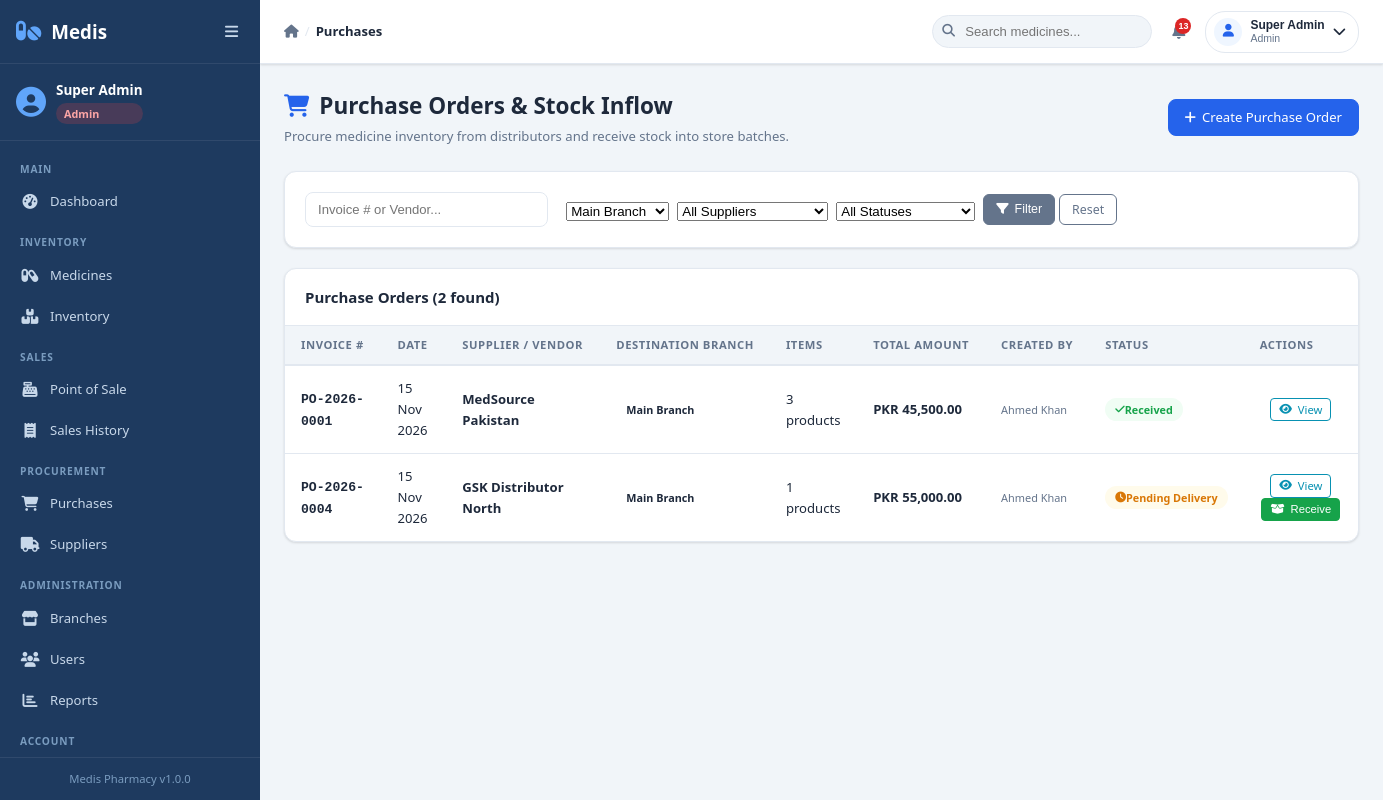
The page /modules/purchases/index.php?branch_id=1 (signed in) on the database its author committed.
### tables this page shows
CREATE TABLE purchases (
  id INT AUTO_INCREMENT PRIMARY KEY,
  supplier_id INT,
  branch_id INT NOT NULL,
  user_id INT,
  invoice_number VARCHAR(50) UNIQUE NOT NULL,
  total_amount DECIMAL(12,2) DEFAULT 0,
  status ENUM('pending','received','cancelled') DEFAULT 'pending',
  notes TEXT,
  created_at TIMESTAMP DEFAULT CURRENT_TIMESTAMP,
  updated_at TIMESTAMP DEFAULT CURRENT_TIMESTAMP ON UPDATE CURRENT_TIMESTAMP,
  FOREIGN KEY (supplier_id) REFERENCES suppliers(id) ON DELETE SET NULL,
  FOREIGN KEY (branch_id) REFERENCES branches(id) ON DELETE CASCADE,
  FOREIGN KEY (user_id) REFERENCES users(id) ON DELETE SET NULL
);

CREATE TABLE suppliers (
  id INT AUTO_INCREMENT PRIMARY KEY,
  name VARCHAR(150) NOT NULL,
  contact_person VARCHAR(100),
  phone VARCHAR(20),
  email VARCHAR(100),
  address TEXT,
  company VARCHAR(150),
  status ENUM('active','inactive') DEFAULT 'active',
  created_at TIMESTAMP DEFAULT CURRENT_TIMESTAMP,
  updated_at TIMESTAMP DEFAULT CURRENT_TIMESTAMP ON UPDATE CURRENT_TIMESTAMP
);

CREATE TABLE branches (
  id INT AUTO_INCREMENT PRIMARY KEY,
  name VARCHAR(100) NOT NULL,
  address TEXT,
  phone VARCHAR(20),
  manager_id INT NULL,
  status ENUM('active','inactive') DEFAULT 'active',
  created_at TIMESTAMP DEFAULT CURRENT_TIMESTAMP,
  updated_at TIMESTAMP DEFAULT CURRENT_TIMESTAMP ON UPDATE CURRENT_TIMESTAMP
);

CREATE TABLE users (
  id INT AUTO_INCREMENT PRIMARY KEY,
  name VARCHAR(100) NOT NULL,
  email VARCHAR(100) UNIQUE NOT NULL,
  password VARCHAR(255) NOT NULL,
  role ENUM('admin','manager','cashier') NOT NULL,
  branch_id INT NULL,
  status ENUM('active','inactive') DEFAULT 'active',
  created_at TIMESTAMP DEFAULT CURRENT_TIMESTAMP,
  updated_at TIMESTAMP DEFAULT CURRENT_TIMESTAMP ON UPDATE CURRENT_TIMESTAMP,
  FOREIGN KEY (branch_id) REFERENCES branches(id) ON DELETE SET NULL
);

### includes/functions.php (called while the page is built, shortened)
<?php
function formatCurrency($amount): string {
    return 'PKR ' . number_format((float)($amount ?? 0), 2);
}
function formatDate(?string $date, string $format = 'd M Y'): string {
    return ($date && $date !== '0000-00-00') ? date($format, strtotime($date)) : '—';
}
function e($str): string {
    return htmlspecialchars((string)($str ?? ''), ENT_QUOTES, 'UTF-8');
}
function getAllBranches(): array {
    $db = getDB();
    try {
        return $db->query("SELECT * FROM branches WHERE status='active' ORDER BY name")->fetchAll();
    } catch (PDOException $e) { return []; }
}

### includes/auth.php (called while the page is built, shortened)
<?php
function isAdmin():   bool { return ($_SESSION['user_role'] ?? '') === 'admin'; }

### modules/purchases/index.php (the view, shortened to what this page needs)
<?php
require_once __DIR__ . '/../../includes/auth.php';
require_once __DIR__ . '/../../includes/functions.php';
$currentUser = getCurrentUser();
$db = getDB();
$branchId = null;
if (isAdmin()) {
    if (isset($_GET['branch_id']) && $_GET['branch_id'] !== '' && $_GET['branch_id'] !== 'all') {
        $branchId = (int)$_GET['branch_id'];
    }
} else {
    $branchId = (int)$currentUser['branch_id'];
}
$branches  = getAllBranches();
$search     = trim($_GET['search'] ?? '');
$status     = trim($_GET['status'] ?? 'all');
$page   = max(1, (int)($_GET['page'] ?? 1));
$limit  = 15;
$offset = ($page - 1) * $limit;
$where = ["1=1"];
$params = [];
if ($branchId) {
    $where[] = "p.branch_id = ?";
    $params[] = $branchId;
}
$whereSql = implode(' AND ', $where);
$countStmt = $db->prepare("SELECT COUNT(*) FROM purchases p LEFT JOIN suppliers s ON s.id = p.supplier_id WHERE $whereSql");
$countStmt->execute($params);
$totalRecords = (int)$countStmt->fetchColumn();
$sql = "
    SELECT p.*, s.name AS supplier_name, br.name AS branch_name, u.name AS user_name,
           (SELECT COUNT(*) FROM purchase_items WHERE purchase_id = p.id) AS item_count
    FROM purchases p
    LEFT JOIN suppliers s ON s.id = p.supplier_id
    JOIN branches br ON br.id = p.branch_id
    LEFT JOIN users u ON u.id = p.user_id
    WHERE $whereSql
    ORDER BY p.created_at DESC
    LIMIT $limit OFFSET $offset
";
$stmt = $db->prepare($sql);
$stmt->execute($params);
$purchases = $stmt->fetchAll();
require_once __DIR__ . '/../../includes/header.php';
?>
<div class="page-header">
    <div>
        <h2 class="page-title"><i class="fas fa-shopping-cart text-primary"></i> Purchase Orders & Stock Inflow</h2>
        <p class="page-subtitle">Procure medicine inventory from distributors and receive stock into store batches.</p>
    </div>
    <div class="page-actions">
        <a href="<?= BASE_URL ?>/modules/purchases/add.php" class="btn btn-primary">
            <i class="fas fa-plus"></i> Create Purchase Order
        </a>
    </div>
</div>
<div class="card mb-4 shadow-sm">
    <div class="card-body">
        <form method="GET" action="" class="row align-items-center gap-2">
            <div class="col-md-3">
                <input type="text" name="search" class="form-control form-control-sm"
                       placeholder="Invoice # or Vendor..." value="<?= e($search) ?>">
            </div>
            <?php if (isAdmin()): ?>
            <div class="col-md-2">
                <select name="branch_id" class="form-select form-select-sm">
                    <?php foreach ($branches as $br): ?>
                        <option value="<?= $br['id'] ?>" <?= $branchId === (int)$br['id'] ? 'selected' : '' ?>><?= e($br['name']) ?></option>
                    <?php endforeach; ?>
                </select>
            </div>
            <?php endif; ?>
            <div class="col-md-2">
                <select name="supplier_id" class="form-select form-select-sm">
                    <option value="">All Suppliers</option>
                </select>
            </div>
            <div class="col-md-2">
                <select name="status" class="form-select form-select-sm">
                    <option value="all" <?= $status === 'all' ? 'selected' : '' ?>>All Statuses</option>
                </select>
            </div>
            <div class="col-md-2 d-flex gap-1">
                <button type="submit" class="btn btn-sm btn-secondary"><i class="fas fa-filter"></i> Filter</button>
                <a href="<?= BASE_URL ?>/modules/purchases/index.php" class="btn btn-sm btn-outline-secondary">Reset</a>
            </div>
        </form>
    </div>
</div>
<div class="card shadow-sm">
    <div class="card-header d-flex justify-content-between align-items-center">
        <h5 class="card-title m-0">Purchase Orders (<?= $totalRecords ?> found)</h5>
    </div>
    <div class="card-body p-0">
        <div class="table-responsive">
            <table class="table table-hover align-middle mb-0 data-table">
                <thead class="table-light">
                    <tr>
                        <th>Invoice #</th>
                        <th>Date</th>
                        <th>Supplier / Vendor</th>
                        <th>Destination Branch</th>
                        <th>Items</th>
                        <th>Total Amount</th>
                        <th>Created By</th>
                        <th>Status</th>
                        <th class="text-center">Actions</th>
                    </tr>
                </thead>
                <tbody>
                    <?php if (empty($purchases)): ?>
                        <tr><td colspan="9" class="text-center py-4 text-muted">No purchase orders found.</td></tr>
                    <?php else: ?>
                        <?php foreach ($purchases as $p): ?>
                            <tr>
                                <td><strong><code><?= e($p['invoice_number']) ?></code></strong></td>
                                <td><?= formatDate($p['created_at']) ?></td>
                                <td><strong><?= e($p['supplier_name'] ?? 'Direct Manufacturer') ?></strong></td>
                                <td><span class="badge badge-light"><?= e($p['branch_name']) ?></span></td>
                                <td><?= $p['item_count'] ?> products</td>
                                <td><strong><?= formatCurrency((float)$p['total_amount']) ?></strong></td>
                                <td><small class="text-muted"><?= e($p['user_name'] ?? 'Staff') ?></small></td>
                                <td>
                                    <?php if ($p['status'] === 'received'): ?>
                                        <span class="badge badge-success"><i class="fas fa-check"></i> Received</span>
                                    <?php elseif ($p['status'] === 'pending'): ?>
                                        <span class="badge badge-warning"><i class="fas fa-clock"></i> Pending Delivery</span>
                                    <?php else: ?>
                                        <span class="badge badge-danger">Cancelled</span>
                                    <?php endif; ?>
                                </td>
                                <td class="text-center">
                                    <div class="btn-group gap-1">
                                        <a href="<?= BASE_URL ?>/modules/purchases/view.php?id=<?= $p['id'] ?>" class="btn btn-xs btn-outline-info" title="View details">
                                            <i class="fas fa-eye"></i> View
                                        </a>
                                        <?php if ($p['status'] === 'pending'): ?>
                                            <form method="POST" action="<?= BASE_URL ?>/modules/purchases/receive.php" style="display:inline;" onsubmit="return confirm('Mark this purchase as RECEIVED? Stock will be added to branch inventory.')">
                                                <button type="submit" class="btn btn-xs btn-success" title="Receive into stock">
                                                    <i class="fas fa-box-open"></i> Receive
                                                </button>
                                            </form>
                                        <?php endif; ?>
                                    </div>
                                </td>
                            </tr>
                        <?php endforeach; ?>
                    <?php endif; ?>
                </tbody>
            </table>
        </div>
    </div>
</div>
<?php require_once __DIR__ . '/../../includes/footer.php'; ?>

### rows shown on the page
purchases: invoice_number "PO-2026-0001", created_at "15 Nov 2026", supplier.name "MedSource Pakistan", branch.name "Main Branch", item_count "3", total_amount "PKR 45,500.00", user.name "Ahmed Khan", status "received" (drawn)
purchases: invoice_number "PO-2026-0004", created_at "15 Nov 2026", supplier.name "GSK Distributor North", branch.name "Main Branch", item_count "1", total_amount "PKR 55,000.00", user.name "Ahmed Khan", status "pending" (drawn)

### other values the page prints
$currentUser['name'] "Super Admin"
$currentUser['role'] "Admin"
APP_NAME "Medis Pharmacy"
APP_VERSION "1.0.0"
$pageTitle "Purchases"
$totalAlerts "13"
$totalRecords "2"
form field branch_id "Main Branch"
